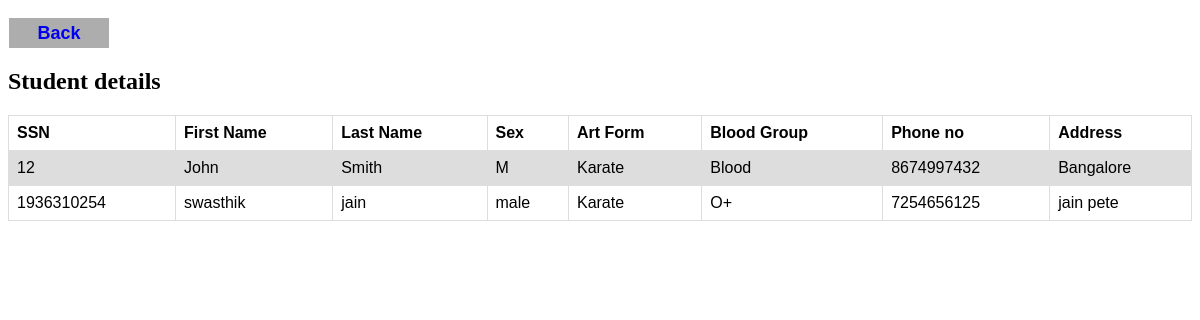
Page /partstu.php?uname=Jyothi_singh16 on the committed database.
### tables this page shows
CREATE TABLE `student` (
  `SSN` varchar(20) NOT NULL,
  `Fname` varchar(20) NOT NULL,
  `Lname` varchar(20) NOT NULL,
  `Sex` varchar(20) NOT NULL,
  `Art_form` varchar(20) NOT NULL,
  `Blood` varchar(20) NOT NULL,
  `St_uname` varchar(20) NOT NULL,
  `Phno` varchar(20) NOT NULL,
  `Address` varchar(20) NOT NULL
);

### partstu.php (the view, shortened to what this page needs)
<!DOCTYPE html>
<html lang="en">
<head>
</head>
<body>
<button id="back"><a href="addtour.php">Back</a></button>
<?php
$con = mysqli_connect('localhost:3306', 'root', '','boxing');
$username=$_GET['uname'];
$sql2="SELECT *FROM staff where S_uname='$username'";
$result2=mysqli_query($con,$sql2);
$res=mysqli_fetch_assoc($result2);
$type=$res['type'];
$sql = "SELECT SSN, Fname, Lname, Sex, Art_form, Blood, Phno, St_uname, Address FROM student where Art_form ='$type'";
$result = mysqli_query($con, $sql);
echo "<br><h2>Student details</h2>";
echo "<table border='1'>
<tr>
<th>SSN</th>
<th>First Name</th>
<th>Last Name</th>
<th>Sex</th>
<th>Art Form</th>
<th>Blood Group</th>
<th>Phone no</th>
<th>Address</th>
</tr>";
while($row = mysqli_fetch_assoc($result))
{
    echo "<tr>";
    echo "<td>" . $row['SSN'] . "</td>";
    echo "<td>" . $row['Fname'] . "</td>";
    echo "<td>" . $row['Lname'] . "</td>";
    echo "<td>" . $row['Sex'] . "</td>";
    echo "<td>" . $row['Art_form'] . "</td>";
    echo "<td>" . $row['Blood'] . "</td>";
    echo "<td>" . $row['Phno'] . "</td>";
    echo "<td>" . $row['Address'] . "</td>";
    echo "</tr>";
}
echo "</table>";
?>
</body>
</html>

### partstu.php (style rules this page uses)
table { font-family: arial, sans-serif; border-collapse: collapse; width: 100%; }
td, th { border: 1px solid #dddddd; text-align: left; padding: 8px; }
tr:nth-child(even) { background-color: #dddddd; }
button { width: 100px; height: 30px; background: #adadad; border:none; margin-top: 10px; margin-left: 1px; font-size: 18px; text-decoration: none; color: black; font-weight: bold; }
button a { text-decoration:none; }

### rows in the picture
student: SSN "12", Fname "John", Lname "Smith", Sex "M", Art_form "Karate", Blood "Blood", Phno "8674997432", Address "Bangalore"
student: SSN "1936310254", Fname "swasthik", Lname "jain", Sex "male", Art_form "Karate", Blood "O+", Phno "7254656125", Address "jain pete"
